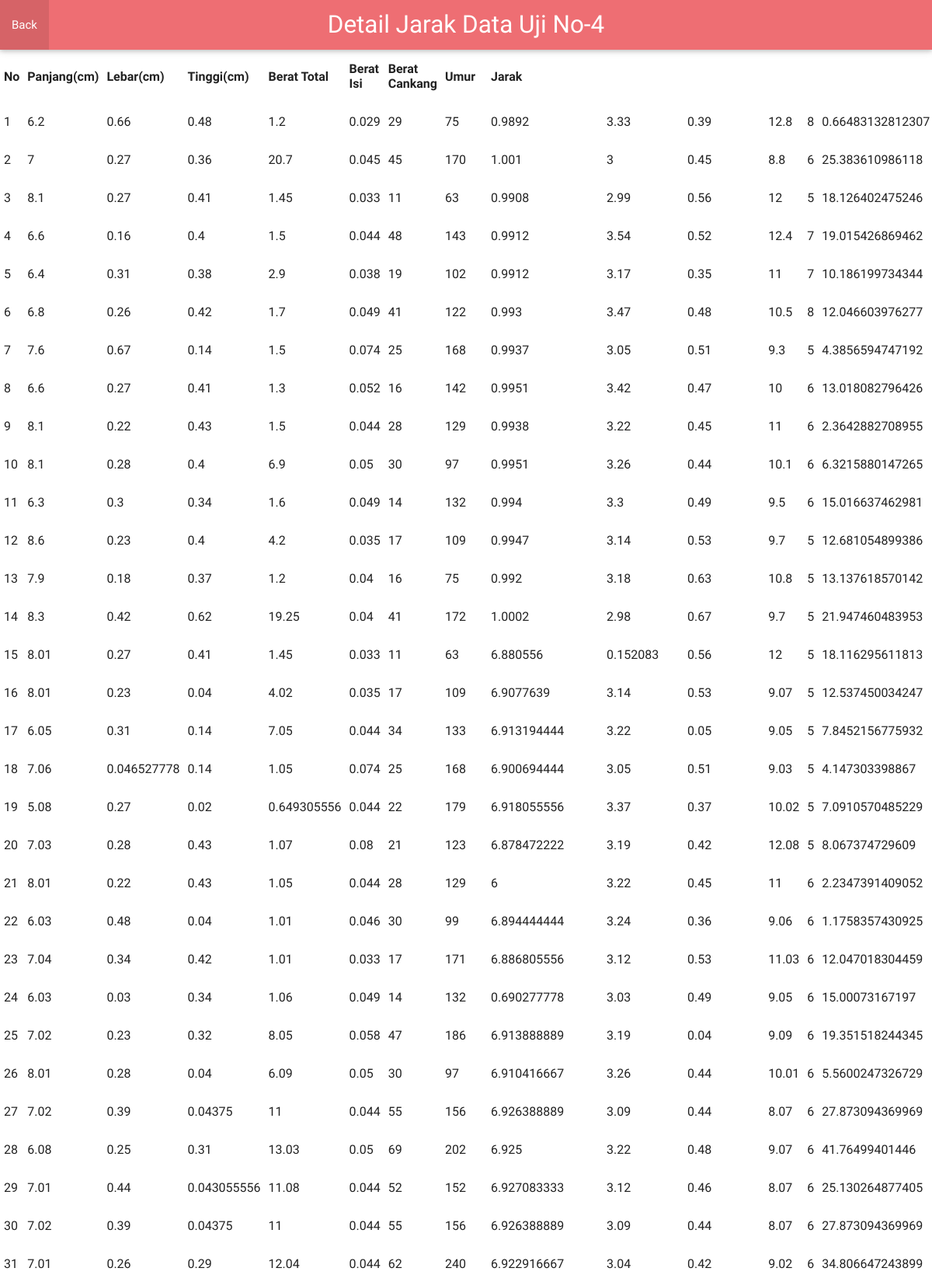
The app's page /index.php?noData=4&detail=detail (upper part) with its own data.
### tables this page shows
CREATE TABLE `datatrining` (
  `no` int(11) NOT NULL,
  `1` double NOT NULL,
  `2` double NOT NULL,
  `3` double NOT NULL,
  `4` double NOT NULL,
  `5` double NOT NULL,
  `6` double NOT NULL,
  `7` double NOT NULL,
  `8` double NOT NULL,
  `9` double NOT NULL,
  `10` double NOT NULL,
  `11` double NOT NULL,
  `quality` double NOT NULL
);

### index.php (called while the page is built)
<?php
	include_once("control/c_KNN.php");
	$controller = new c_KNN();
	$controller->invoke();
?>

### model/m_KNN.php (called while the page is built, shortened)
<?php
	class m_KNN {
		public function getDataT(){
			include 'connection.php';
			$data = $mysqli->query('SELECT * FROM datatrining');
			$rows = array();
			while($row = $data->fetch_assoc()) {
				$rows[] = $row;
			}
			return $rows;
		}
		public function getDataU(){
			include 'connection.php';
			$data = $mysqli->query('SELECT * FROM datauji');
			$rows = array();
			while($row = $data->fetch_assoc()) {
				$rows[] = $row;
			}
			return $rows;
		}
		public function arrayJarak($DU){
			$aJarak = array();
			foreach ($this->getDataT() as $DT){
				$jarak = sqrt(	pow($DU['1']-$DT['1'],2) + pow($DU['2']-$DT['2'],2) +
								pow($DU['3']-$DT['3'],2) + pow($DU['4']-$DT['4'],2) +
								pow($DU['5']-$DT['5'],2) + pow($DU['6']-$DT['6'],2)
							);
				$aJarak[] = array($jarak, $DT['quality']);
			}
			return $aJarak;
		}
		public function infoLengkap($noData){
			foreach ($this->getDataU() as $data){
				if ($data['no'] == $noData)
					$baris = $data;
			}
			$arrayJarak = $this->arrayJarak($baris);
			$dataT = $this->getDataT();
			$hasil = array();
			for ($i=0 ; $i<count($dataT) ; $i++ ){
				$temp = array();
				foreach ($dataT[$i] as $data){
					$temp[] = $data;
				}
				$temp[] = $arrayJarak[$i][0];
				$hasil[] = $temp;
			}
			return $hasil;
		}
	}
?>

### view/v_Detail.php (the view, shortened to what this page needs)
<html>
	<head>
	    <link type="text/css" rel="stylesheet" href="view/css/materialize.min.css"  media="screen,projection"/>
	</head>
	<body>
		<nav>
		    <div class="nav-wrapper">
		      <a href="#" class="brand-logo center">Detail Jarak Data Uji No-<?php echo $_GET['noData'];?></a>
		      <ul id="nav-mobile" class="left hide-on-med-and-down">
		      	<li><a href="index.php?back=Back">Back</a></li>
		      </ul>
		    </div>
		</nav>
		<table border="1">
			<th>No</th>
			<th>Panjang(cm)</th>
			<th>Lebar(cm)</th>
			<th>Tinggi(cm)</th>
			<th>Berat Total</th>
			<th>Berat Isi</th>
			<th>Berat Cankang</th>
			<th>Umur</th>
			<th>Jarak</th>
		<?php
			foreach($infoLengkap as $data){
				echo '<tr>';
				foreach ($data as $nilai){
					echo '<td>'.$nilai.'</td>';
				}
				echo '</tr>';
			}
			echo "</table>";
		?>
	</body>
</html>

### records on screen
datatrining: no "1", 1 "6.2", 2 "0.66", 3 "0.48", 4 "1.2", 5 "0.029", 6 "29", 7 "75", 8 "0.9892", 9 "3.33", 10 "0.39", 11 "12.8", quality "8", nilai "0.66483132812307"
datatrining: no "2", 1 "7", 2 "0.27", 3 "0.36", 4 "20.7", 5 "0.045", 6 "45", 7 "170", 8 "1.001", 9 "3", 10 "0.45", 11 "8.8", quality "6", nilai "25.383610986118"
datatrining: no "3", 1 "8.1", 2 "0.27", 3 "0.41", 4 "1.45", 5 "0.033", 6 "11", 7 "63", 8 "0.9908", 9 "2.99", 10 "0.56", 11 "12", quality "5", nilai "18.126402475246"
datatrining: no "4", 1 "6.6", 2 "0.16", 3 "0.4", 4 "1.5", 5 "0.044", 6 "48", 7 "143", 8 "0.9912", 9 "3.54", 10 "0.52", 11 "12.4", quality "7", nilai "19.015426869462"
datatrining: no "5", 1 "6.4", 2 "0.31", 3 "0.38", 4 "2.9", 5 "0.038", 6 "19", 7 "102", 8 "0.9912", 9 "3.17", 10 "0.35", 11 "11", quality "7", nilai "10.186199734344"
datatrining: no "6", 1 "6.8", 2 "0.26", 3 "0.42", 4 "1.7", 5 "0.049", 6 "41", 7 "122", 8 "0.993", 9 "3.47", 10 "0.48", 11 "10.5", quality "8", nilai "12.046603976277"
datatrining: no "7", 1 "7.6", 2 "0.67", 3 "0.14", 4 "1.5", 5 "0.074", 6 "25", 7 "168", 8 "0.9937", 9 "3.05", 10 "0.51", 11 "9.3", quality "5", nilai "4.3856594747192"
datatrining: no "8", 1 "6.6", 2 "0.27", 3 "0.41", 4 "1.3", 5 "0.052", 6 "16", 7 "142", 8 "0.9951", 9 "3.42", 10 "0.47", 11 "10", quality "6", nilai "13.018082796426"
datatrining: no "9", 1 "8.1", 2 "0.22", 3 "0.43", 4 "1.5", 5 "0.044", 6 "28", 7 "129", 8 "0.9938", 9 "3.22", 10 "0.45", 11 "11", quality "6", nilai "2.3642882708955"
datatrining: no "10", 1 "8.1", 2 "0.28", 3 "0.4", 4 "6.9", 5 "0.05", 6 "30", 7 "97", 8 "0.9951", 9 "3.26", 10 "0.44", 11 "10.1", quality "6", nilai "6.3215880147265"
datatrining: no "11", 1 "6.3", 2 "0.3", 3 "0.34", 4 "1.6", 5 "0.049", 6 "14", 7 "132", 8 "0.994", 9 "3.3", 10 "0.49", 11 "9.5", quality "6", nilai "15.016637462981"
datatrining: no "12", 1 "8.6", 2 "0.23", 3 "0.4", 4 "4.2", 5 "0.035", 6 "17", 7 "109", 8 "0.9947", 9 "3.14", 10 "0.53", 11 "9.7", quality "5", nilai "12.681054899386"
datatrining: no "13", 1 "7.9", 2 "0.18", 3 "0.37", 4 "1.2", 5 "0.04", 6 "16", 7 "75", 8 "0.992", 9 "3.18", 10 "0.63", 11 "10.8", quality "5", nilai "13.137618570142"
datatrining: no "14", 1 "8.3", 2 "0.42", 3 "0.62", 4 "19.25", 5 "0.04", 6 "41", 7 "172", 8 "1.0002", 9 "2.98", 10 "0.67", 11 "9.7", quality "5", nilai "21.947460483953"
datatrining: no "15", 1 "8.01", 2 "0.27", 3 "0.41", 4 "1.45", 5 "0.033", 6 "11", 7 "63", 8 "6.880556", 9 "0.152083", 10 "0.56", 11 "12", quality "5", nilai "18.116295611813"
datatrining: no "16", 1 "8.01", 2 "0.23", 3 "0.04", 4 "4.02", 5 "0.035", 6 "17", 7 "109", 8 "6.9077639", 9 "3.14", 10 "0.53", 11 "9.07", quality "5", nilai "12.537450034247"
datatrining: no "17", 1 "6.05", 2 "0.31", 3 "0.14", 4 "7.05", 5 "0.044", 6 "34", 7 "133", 8 "6.913194444", 9 "3.22", 10 "0.05", 11 "9.05", quality "5", nilai "7.8452156775932"
datatrining: no "18", 1 "7.06", 2 "0.046527778", 3 "0.14", 4 "1.05", 5 "0.074", 6 "25", 7 "168", 8 "6.900694444", 9 "3.05", 10 "0.51", 11 "9.03", quality "5", nilai "4.147303398867"
datatrining: no "19", 1 "5.08", 2 "0.27", 3 "0.02", 4 "0.649305556", 5 "0.044", 6 "22", 7 "179", 8 "6.918055556", 9 "3.37", 10 "0.37", 11 "10.02", quality "5", nilai "7.0910570485229"
datatrining: no "20", 1 "7.03", 2 "0.28", 3 "0.43", 4 "1.07", 5 "0.08", 6 "21", 7 "123", 8 "6.878472222", 9 "3.19", 10 "0.42", 11 "12.08", quality "5", nilai "8.067374729609"
datatrining: no "21", 1 "8.01", 2 "0.22", 3 "0.43", 4 "1.05", 5 "0.044", 6 "28", 7 "129", nilai "6", 9 "3.22", 10 "0.45", 11 "11", nilai "2.2347391409052"
datatrining: no "22", 1 "6.03", 2 "0.48", 3 "0.04", 4 "1.01", 5 "0.046", 6 "30", 7 "99", 8 "6.894444444", 9 "3.24", 10 "0.36", 11 "9.06", quality "6", nilai "1.1758357430925"
datatrining: no "23", 1 "7.04", 2 "0.34", 3 "0.42", 4 "1.01", 5 "0.033", 6 "17", 7 "171", 8 "6.886805556", 9 "3.12", 10 "0.53", 11 "11.03", quality "6", nilai "12.047018304459"
datatrining: no "24", 1 "6.03", 2 "0.03", 3 "0.34", 4 "1.06", 5 "0.049", 6 "14", 7 "132", 8 "0.690277778", 9 "3.03", 10 "0.49", 11 "9.05", quality "6", nilai "15.00073167197"
datatrining: no "25", 1 "7.02", 2 "0.23", 3 "0.32", 4 "8.05", 5 "0.058", 6 "47", 7 "186", 8 "6.913888889", 9 "3.19", 10 "0.04", 11 "9.09", quality "6", nilai "19.351518244345"
datatrining: no "26", 1 "8.01", 2 "0.28", 3 "0.04", 4 "6.09", 5 "0.05", 6 "30", 7 "97", 8 "6.910416667", 9 "3.26", 10 "0.44", 11 "10.01", quality "6", nilai "5.5600247326729"
datatrining: no "27", 1 "7.02", 2 "0.39", 3 "0.04375", 4 "11", 5 "0.044", 6 "55", 7 "156", 8 "6.926388889", 9 "3.09", 10 "0.44", 11 "8.07", quality "6", nilai "27.873094369969"
datatrining: no "28", 1 "6.08", 2 "0.25", 3 "0.31", 4 "13.03", 5 "0.05", 6 "69", 7 "202", 8 "6.925", 9 "3.22", 10 "0.48", 11 "9.07", quality "6", nilai "41.76499401446"
datatrining: no "29", 1 "7.01", 2 "0.44", 3 "0.043055556", 4 "11.08", 5 "0.044", 6 "52", 7 "152", 8 "6.927083333", 9 "3.12", 10 "0.46", 11 "8.07", quality "6", nilai "25.130264877405"
datatrining: no "30", 1 "7.02", 2 "0.39", 3 "0.04375", 4 "11", 5 "0.044", 6 "55", 7 "156", 8 "6.926388889", 9 "3.09", 10 "0.44", 11 "8.07", quality "6", nilai "27.873094369969"
datatrining: no "31", 1 "7.01", 2 "0.26", 3 "0.29", 4 "12.04", 5 "0.044", 6 "62", 7 "240", 8 "6.922916667", 9 "3.04", 10 "0.42", 11 "9.02", quality "6", nilai "34.806647243899"

### other values on screen
$_GET['noData'] "4"
